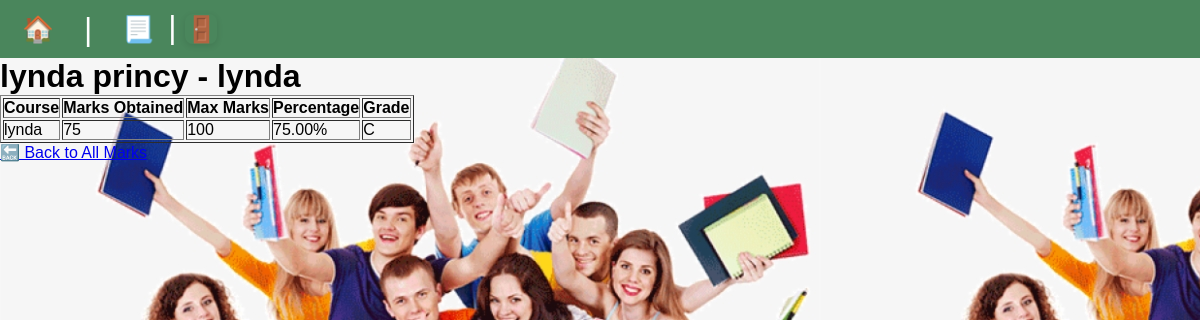
The app's page /mentor/student/1/course/4/marks/ (signed in) with its own data.
### mentor/models.py (models this page shows, shortened)
class Student(models.Model):
    user = models.OneToOneField(settings.AUTH_USER_MODEL,on_delete=models.CASCADE,related_name='student')
    full_name = models.CharField(max_length=200)
    class Meta:
        verbose_name = "Student"
        verbose_name_plural = "Students"

class Mark(models.Model):
    student = models.ForeignKey("mentor.Student",on_delete=models.CASCADE,related_name='marks')
    course = models.ForeignKey("courses.Course", on_delete=models.CASCADE)
    marks_obtained = models.PositiveIntegerField()
    max_marks = models.PositiveIntegerField(default=100)
    class Meta:
        constraints = [
            models.UniqueConstraint(fields=['student', 'course'],name='student_course_marks')
        ]
        verbose_name = "Mark"
        verbose_name_plural = "Marks"
    @property
    def percentage(self):
        if self.max_marks == 0:
            return 0
        return (self.marks_obtained / self.max_marks) * 100
    @property
    def grade(self):
        p = self.percentage
        if p >= 90:
            return 'A'
        elif p >= 80:
            return 'B'
        elif p >= 70:
            return 'C'
        elif p >= 60:
            return 'D'
        else:
            return 'F'

### courses/models.py (models this page shows, shortened)
class Course(models.Model):
    name = models.CharField(max_length=100)
    track = models.ForeignKey(CourseTrack,on_delete=models.CASCADE,related_name="courses")

### mentor/views.py (the view)
# urls.py: path('student/<int:student_id>/course/<int:course_id>/marks/', views.student_course_marks_view, name='student_course_marks'),
@login_required
def student_course_marks_view(request, student_id, course_id):
    student = get_object_or_404(Student, id=student_id)
    course = get_object_or_404(Course, id=course_id)
    mark = Mark.objects.filter(student=student, course=course).first()
    context = {
        'student': student,
        'course': course,
        'mark': mark,
    }
    return render(request, 'mentor/student_course_marks.html', context)

### mentor/templates/mentor/student_course_marks.html (shortened to what this page needs)
{% extends "layout.html" %}
{% block content %}
<h1>{{ student.full_name }} - {{ course.name }}</h1>
{% if mark %}
  <table border="1">
    <tr>
      <th>Course</th>
      <th>Marks Obtained</th>
      <th>Max Marks</th>
      <th>Percentage</th>
      <th>Grade</th>
    </tr>
    <tr>
      <td>{{ course.name }}</td>
      <td>{{ mark.marks_obtained }}</td>
      <td>{{ mark.max_marks }}</td>
      <td>{{ mark.percentage|floatformat:2 }}%</td>
      <td>{{ mark.grade }}</td>
    </tr>
  </table>
{% else %}
  <p>No marks found for this course.</p>
{% endif %}
<p><a href="{% url 'mentor:student_marks' student.id %}">🔙 Back to All Marks</a></p>
{% endblock %}

### static/css/style.css (style rules this page uses)
* { margin: 0; padding: 0; box-sizing: border-box; }
body { background-color: #bde1b0; font-family: Arial, sans-serif; }

### records on screen
Student: full_name "lynda princy"
Course: name "lynda"
Mark: marks_obtained "75", max_marks "100", percentage "75.00", grade "C"
